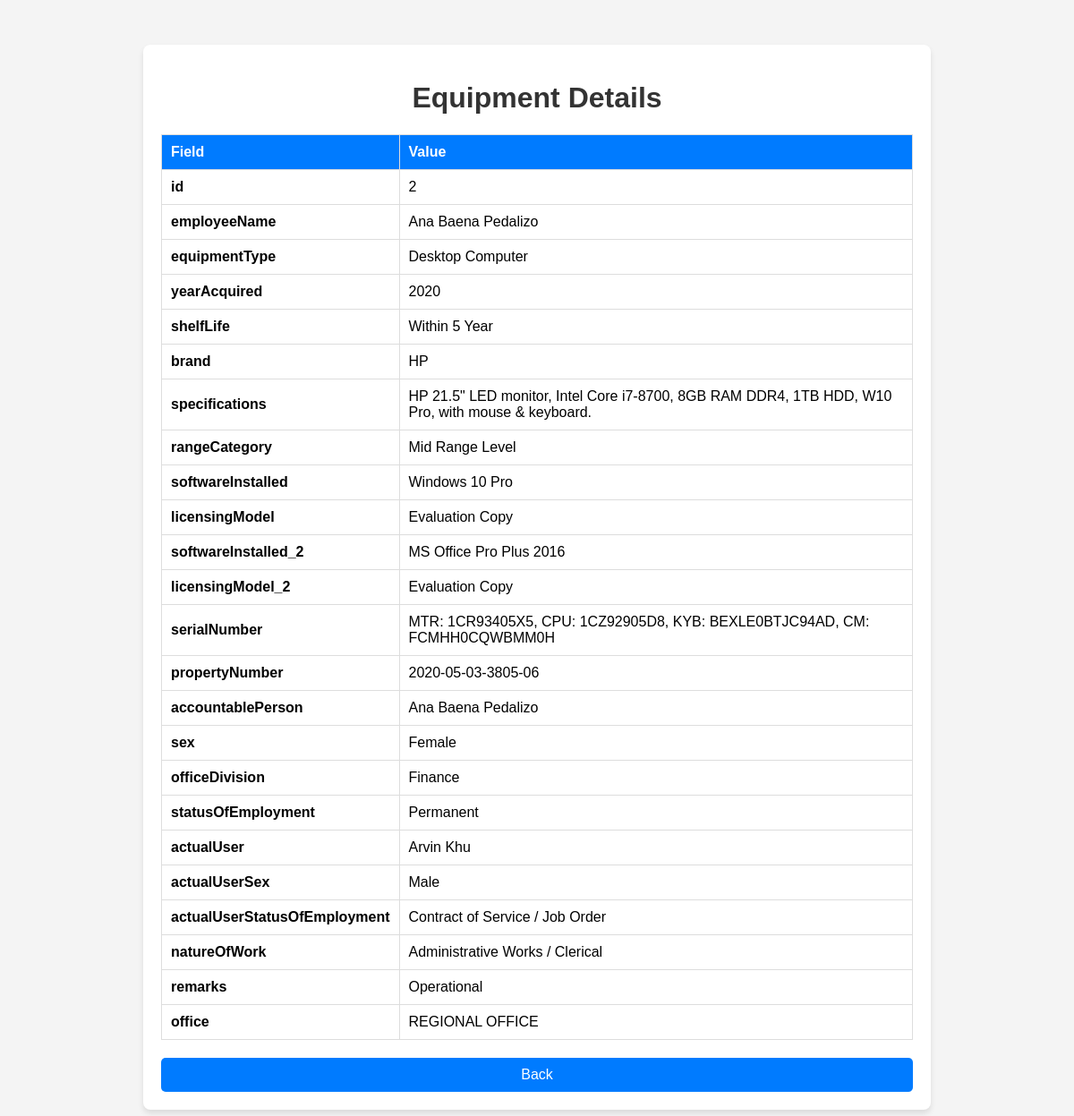
/equipment_page.php?equipment_id=2, run on the app's committed database.
### tables this page shows
CREATE TABLE `inv_inventory` (
  `id` int(11) NOT NULL,
  `employeeName` text NOT NULL,
  `equipmentType` text NOT NULL,
  `computer_specs` text DEFAULT NULL,
  `yearAcquired` text NOT NULL,
  `shelfLife` text NOT NULL,
  `brand` text NOT NULL,
  `specifications` longtext NOT NULL,
  `rangeCategory` text NOT NULL,
  `softwareInstalled` text NOT NULL,
  `licensingModel` text NOT NULL,
  `softwareInstalled_2` text NOT NULL,
  `licensingModel_2` text NOT NULL,
  `serialNumber` longtext NOT NULL,
  `propertyNumber` text NOT NULL,
  `accountablePerson` text NOT NULL,
  `sex` text NOT NULL,
  `officeDivision` text NOT NULL,
  `statusOfEmployment` text NOT NULL,
  `actualUser` text NOT NULL,
  `actualUserSex` text NOT NULL,
  `actualUserStatusOfEmployment` text NOT NULL,
  `natureOfWork` text NOT NULL,
  `remarks` longtext NOT NULL,
  `office` text NOT NULL,
  `amount` int(11) NOT NULL,
  `depreciation_value` int(11) NOT NULL,
  `mark_as_done` text NOT NULL,
  `created_at` timestamp NOT NULL DEFAULT current_timestamp(),
  `updated_at` timestamp NULL DEFAULT current_timestamp() ON UPDATE current_timestamp()
);

### equipment_page.php (the view, shortened to what this page needs)
<?php
require_once 'connect.php';
if (isset($_GET['equipment_id']) && !empty($_GET['equipment_id'])) {
    $equipmentId = $conn->real_escape_string($_GET['equipment_id']);
    $query = "SELECT
                id, employeeName, equipmentType, yearAcquired, shelfLife, brand, specifications,
                rangeCategory, softwareInstalled, licensingModel, softwareInstalled_2, licensingModel_2,
                serialNumber, propertyNumber, accountablePerson, sex, officeDivision, statusOfEmployment,
                actualUser, actualUserSex, actualUserStatusOfEmployment, natureOfWork, remarks, office
              FROM inv_inventory
              WHERE id = '$equipmentId'";
    $result = $conn->query($query);
    if ($result->num_rows > 0) {
        $row = $result->fetch_assoc();
    } else {
        $error = "No record found for Equipment ID: $equipmentId";
    }
} else {
}
?>
<!DOCTYPE html>
<html lang="en">
<head>
</head>
<body>
    <div class="container">
        <h1>Equipment Details</h1>
        <?php if (isset($error)): ?>
            <p class="error"><?= $error; ?></p>
        <?php else: ?>
            <table>
                <tr>
                    <th>Field</th>
                    <th>Value</th>
                </tr>
                <?php foreach ($row as $field => $value): ?>
                    <tr>
                        <td><strong><?= htmlspecialchars($field); ?></strong></td>
                        <td><?= htmlspecialchars($value); ?></td>
                    </tr>
                <?php endforeach; ?>
            </table>
        <?php endif; ?>
        <button class="back-btn" onclick="window.history.back();">Back</button>
    </div>
</body>
</html>

### equipment_page.php (style rules this page uses)
body { font-family: Arial, sans-serif; margin: 0; padding: 0; background-color: #f4f4f4; }
.container { width: 70%; margin: 50px auto; padding: 20px; background: #ffffff; box-shadow: 0 4px 6px rgba(0, 0, 0, 0.1); border-radius: 8px; }
h1 { text-align: center; color: #333; }
table { width: 100%; border-collapse: collapse; margin: 20px 0; }
table, th, td { border: 1px solid #ddd; }
th, td { padding: 10px; text-align: left; }
th { background-color: #007bff; color: white; }
.back-btn { display: block; width: 100%; padding: 10px 20px; background-color: #007bff; color: #fff; text-align: center; text-decoration: none; border: none; border-radius: 5px; margin-top: 20px; cursor: pointer; font-size: 16px; }

### data on the page
inv_inventory: id "2", employeeName "Ana Baena Pedalizo", equipmentType "Desktop Computer", yearAcquired "2020", shelfLife "Within 5 Year", brand "HP", specifications "HP 21.5\" LED monitor, Intel Core i7-8700, 8GB RAM DDR4, 1TB HDD, W10 Pro, with mouse & keyboard.", rangeCategory "Mid Range Level", softwareInstalled "Windows 10 Pro", licensingModel "Evaluation Copy", softwareInstalled_2 "MS Office Pro Plus 2016", licensingModel_2 "Evaluation Copy", serialNumber "MTR: 1CR93405X5, CPU: 1CZ92905D8, KYB: BEXLE0BTJC94AD, CM: FCMHH0CQWBMM0H", propertyNumber "2020-05-03-3805-06", accountablePerson "Ana Baena Pedalizo", sex "Female", officeDivision "Finance", statusOfEmployment "Permanent", actualUser "Arvin Khu", actualUserSex "Male", actualUserStatusOfEmployment "Contract of Service / Job Order", natureOfWork "Administrative Works / Clerical", remarks "Operational", office "REGIONAL OFFICE"

### other printed values
$field "id"
$field "employeeName"
$field "equipmentType"
$field "yearAcquired"
$field "shelfLife"
$field "brand"
$field "specifications"
$field "rangeCategory"
$field "softwareInstalled"
$field "licensingModel"
$field "softwareInstalled_2"
$field "licensingModel_2"
$field "serialNumber"
$field "propertyNumber"
$field "accountablePerson"
